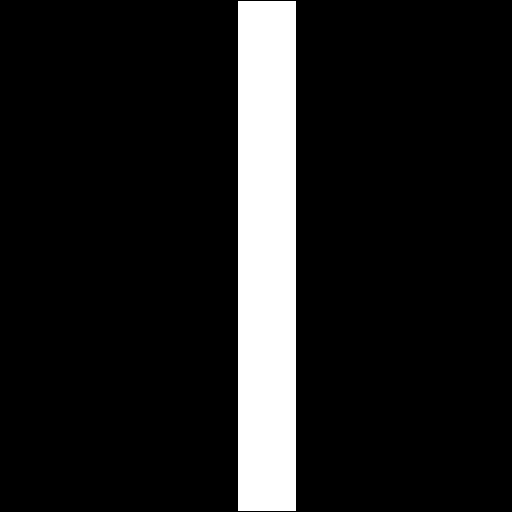
#> input picture zestaw2/ex08/czarne.png, 512 x 512 px
$ python main.py
#> lines starting #> are read from the running program, lines starting #| are printed output that depends on the picture; after the words box and inside, x2 and y2 are one past the last pixel; in counts of white or black regions, pixels touching at a corner belong together
import numpy as np
import matplotlib.pyplot as plt
from scipy.fft import fft2, ifft2, fftshift, ifftshift
from skimage import io, color

def process_image(image_path, size_ratios=[0.1, 0.2]):
    """
    Przetwarzanie obrazu: aproksymacja widma i rekonstrukcja obrazów.

    Parameters:
        image_path (str): Ścieżka do obrazu.
        size_ratios (list): Lista proporcji widma do wykorzystania (np. [0.1, 0.2]).
    """
#> called with image_path = 'czarne.png'
    # 1. Wczytanie obrazu i konwersja na skalę szarości (jeśli wymagane)
    image = io.imread(image_path)
#> image: shape (512, 512); 11.3% white; 1 white region, box (x1, y1, x2, y2) and area: (238, 1, 296, 511) 29580
    if len(image.shape) == 3:  # Jeśli obraz jest w kolorze
        image = color.rgb2gray(image)
    image = image.astype(np.float32) / 255.0  # Normalizacja do zakresu [0, 1]

    # 2. Transformacja Fouriera
    fft_image = fft2(image)
    fft_shifted = fftshift(fft_image)  # Przesunięcie widma do centrum

    # 3. Aproksymacja widma
    def apply_fourier_mask(fft_shifted, size_ratio):
        rows, cols = fft_shifted.shape
        crow, ccol = rows // 2, cols // 2
        mask = np.zeros_like(fft_shifted, dtype=np.bool_)
        half_size = int(size_ratio * min(rows, cols) // 2)
        mask[crow - half_size : crow + half_size, ccol - half_size : ccol + half_size] = 1
        return fft_shifted * mask

    reconstructions = []
    profiles = []
    for size_ratio in size_ratios:
        fft_limited = apply_fourier_mask(fft_shifted, size_ratio)
        reconstructed = np.abs(ifft2(ifftshift(fft_limited)))
        reconstructions.append(reconstructed)
        profiles.append(reconstructed[image.shape[0] // 2, :])  # Profil środkowy
#> this loop made 2 passes
#> pass 1, in process_image, `reconstructed = np.abs(ifft2(ifftshift(fft_limited)))`:
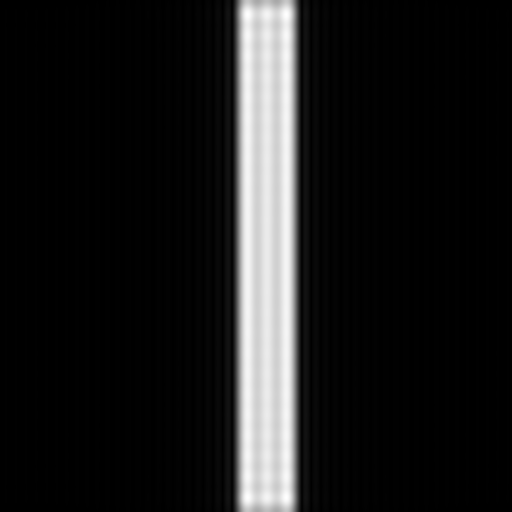
#> reconstructed: shape (512, 512) float32; min 0.00173, max 1.15, mean 0.123; drawn with min black and max white
#> pass 2, in process_image, `reconstructed = np.abs(ifft2(ifftshift(fft_limited)))`:
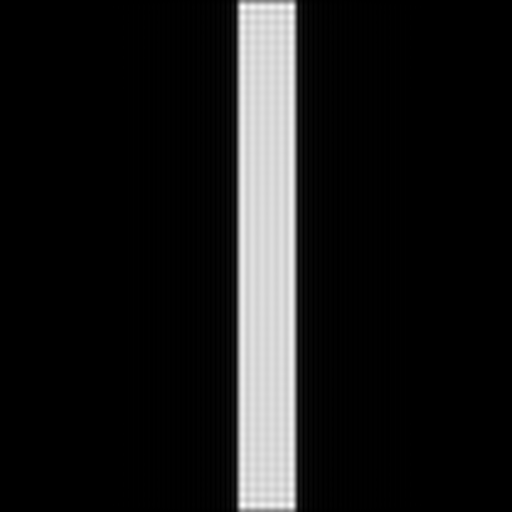
#> reconstructed: shape (512, 512) float32; min 0.0009, max 1.18, mean 0.12; drawn with min black and max white
#> after the loop, profiles = 2 items; reconstructions = 2 items

    # 4. Profil liniowy oryginalnego obrazu
    original_profile = image[image.shape[0] // 2, :]
#> original_profile = 512 values, max 1 at index 238, min 0 at index 0, mean 0.113

    # 5. Wizualizacja wyników
    fig, axs = plt.subplots(len(size_ratios) + 1, 3, figsize=(12, 6 * (len(size_ratios) + 1)))

    # Oryginał
    axs[0, 0].imshow(image, cmap='gray')
    axs[0, 0].set_title("Oryginalny obraz")
    axs[0, 0].axis('off')

    axs[0, 1].imshow(np.log(1 + np.abs(fft_shifted)), cmap='gray')
    axs[0, 1].set_title("Widmo oryginalne")
    axs[0, 1].axis('off')

    axs[0, 2].plot(original_profile)
    axs[0, 2].set_title("Profil liniowy (oryginał)")

    for i, (reconstructed, size_ratio) in enumerate(zip(reconstructions, size_ratios)):
        axs[i + 1, 0].imshow(reconstructed, cmap='gray')
        axs[i + 1, 0].set_title(f"Rekonstrukcja {int(size_ratio * 100)}% widma")
        axs[i + 1, 0].axis('off')

        axs[i + 1, 1].imshow(np.log(1 + np.abs(apply_fourier_mask(fft_shifted, size_ratio))), cmap='gray')
        axs[i + 1, 1].set_title(f"Widmo {int(size_ratio * 100)}%")
        axs[i + 1, 1].axis('off')

        axs[i + 1, 2].plot(profiles[i])
        axs[i + 1, 2].set_title(f"Profil liniowy ({int(size_ratio * 100)}%)")
#> this loop made 2 passes
#> (size_ratio, rows in apply_fourier_mask, cols in apply_fourier_mask, crow in apply_fourier_mask, ccol in apply_fourier_mask, half_size in apply_fourier_mask) on passes 1 to 2: (0.1, 512, 512, 256, 256, 25), (0.2, 512, 512, 256, 256, 51)

    plt.tight_layout()
    # plt.show()
    plt.savefig("results.png")
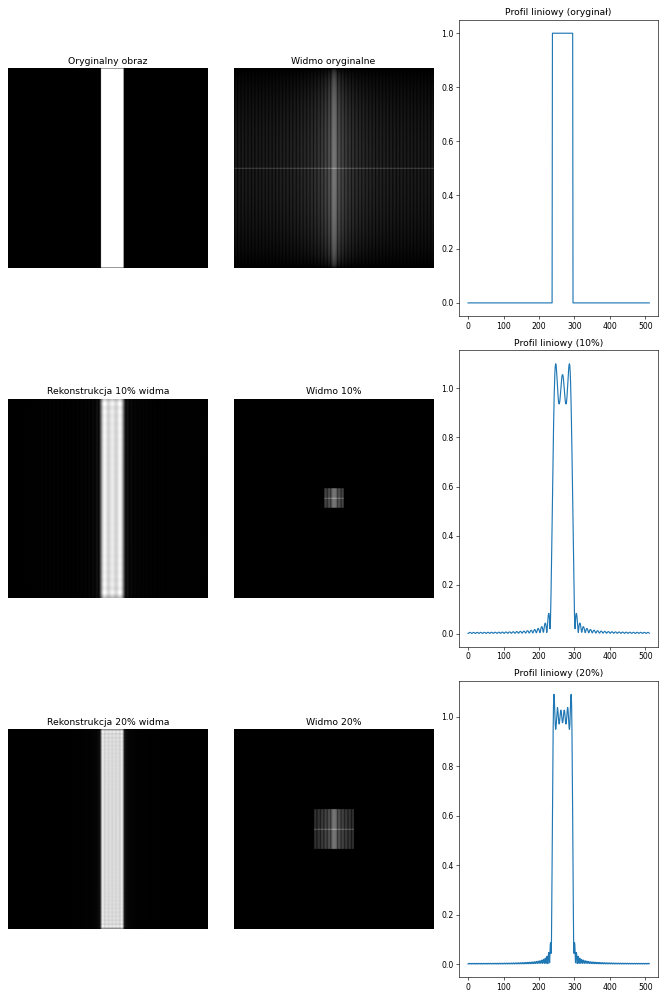
#> figure drawn by matplotlib, 9 panels; panel 3: curve peaks at x = 238, y = 1; panel 6: curve peaks at x = 247, y = 1.1; panel 9: curve peaks at x = 291, y = 1.09

process_image("czarne.png", size_ratios=[0.1, 0.2])
